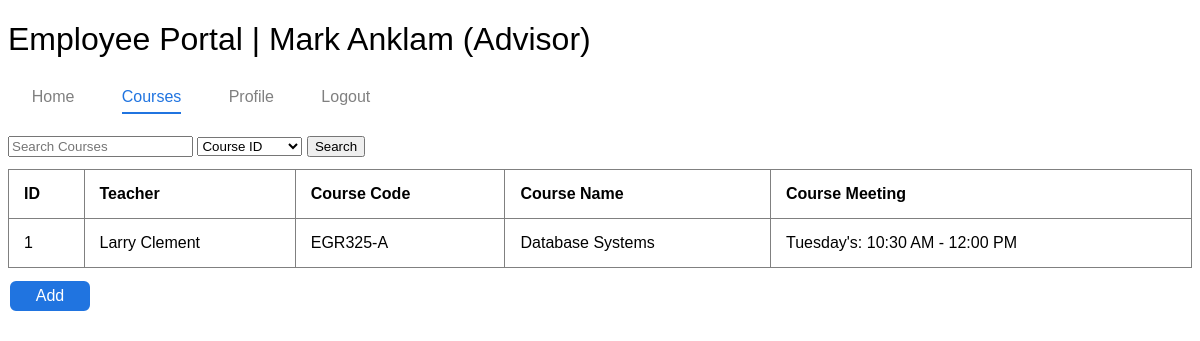
The page /courses/index.php (signed in) on the database its author committed.
### tables this page shows
CREATE TABLE IF NOT EXISTS
	Course
    (
		CourseID int NOT NULL AUTO_INCREMENT,
        CourseCode varchar(6) NOT NULL,
        CourseName varchar(50) NOT NULL,
        SectionID int NOT NULL,
        MeetingID int NOT NULL,
        CONSTRAINT Course_PK PRIMARY KEY (CourseID),
        CONSTRAINT MeetingID_FK FOREIGN KEY (MeetingID) REFERENCES Meeting(MeetingID)
    );

CREATE TABLE IF NOT EXISTS
	Employee
	(
		EmployeeID int NOT NULL AUTO_INCREMENT,
        EmployeeFirstName varchar(50) NOT NULL,
        EmployeeLastName varchar(50) NOT NULL,
        EmployeeUsername varchar(30) NOT NULL,
        EmployeePassword varchar(30) NOT NULL,
        EmployeeType int(1) NOT NULL,
        EmployeeDateAdded timestamp NOT NULL,
        CONSTRAINT Employee_PK PRIMARY KEY (EmployeeID),
        CONSTRAINT UC_Username UNIQUE (EmployeeUsername)
	);

CREATE TABLE IF NOT EXISTS
	Section
    (
		SectionID int NOT NULL AUTO_INCREMENT,
        SectionLetter char NOT NULL,
        TeacherID int NOT NULL,
        CONSTRAINT Section_PK PRIMARY KEY (SectionID),
        CONSTRAINT SectionTeacherID_FK FOREIGN KEY (TeacherID) REFERENCES Teacher(TeacherID)
    );

CREATE TABLE IF NOT EXISTS
	Meeting
    (
		MeetingID int NOT NULL AUTO_INCREMENT,
        MeetingStartTime time NOT NULL,
        MeetingEndTime time NOT NULL,
        MeetingDay varchar(8) NOT NULL,
        CONSTRAINT Meeting_PK PRIMARY KEY (MeetingID)
    );

### php/functions.php (the view, shortened to what this page needs)
    <?php
    function viewCourses($search=FALSE, $type="Course.CourseCode", $searchText="") {
        if ($_SESSION["type"] != 2) {
            $sql = "SELECT
                        Course.CourseID,
                        Course.CourseCode,
                        Course.CourseName,
                        Section.SectionID,
                        Section.SectionLetter,
                        Employee.EmployeeID,
                        Employee.EmployeeFirstName,
                        Employee.EmployeeLastName,
                        Meeting.MeetingID,
                        Meeting.MeetingStartTime,
                        Meeting.MeetingEndTime,
                        Meeting.MeetingDay
                    FROM
                        Course
					INNER JOIN
						Section
					ON
						Course.SectionID = Section.SectionID
					INNER JOIN
						Employee
					ON
						Section.TeacherID = Employee.EmployeeID
					INNER JOIN
						Meeting
					ON
						Course.MeetingID = Meeting.MeetingID
                    WHERE
                        $type LIKE '%$searchText%'
                    ORDER BY $type";
        }
        if (!($stmt = $GLOBALS['db']->prepare($sql))) {
            print "Prepare failed: (" . $GLOBALS['db']->errno . ")" . $GLOBALS['db']->error;
        }
        if (!$stmt->execute()){
            print "Execute failed: (" . $stmt->errno .")" . $stmt->error;
        }
        $result = $stmt->get_result();
?>
        <table>
            <tr>
                <th>ID</th>
<?php
        if ($_SESSION["type"] != 2) {
?>
                <th>Teacher</th>
<?php
        }
?>
                <th>Course Code</th>
                <th>Course Name</th>
                <th>Course Meeting</th>
            </tr>
<?php
        while ($row = $result->fetch_assoc()) {
?>
            <tr class="courseRow" data-href="../course/index.php?id=<?= $row["CourseID"] ?>&code=<?= $row["CourseCode"] ?>&name=<?= $row["CourseName"] ?>&meeting=<?= $row["MeetingID"] ?>&teacher=<?= $row["EmployeeID"] ?>&sectionID=<?= $row["SectionID"] ?>&sectionLetter=<?= $row["SectionLetter"] ?>" title="Edit Course (<?= $row["CourseCode"] . " " . $row["CourseName"] ?>)">
                <td><?= $row["CourseID"] ?></td>
<?php
            if ($_SESSION["type"] != 2) {
?>
                <td><?= $row["EmployeeFirstName"] . " " . $row["EmployeeLastName"] ?></td>
<?php
            }
?>
                <td><?= $row["CourseCode"] . "-" . $row["SectionLetter"] ?></td>
                <td><?= $row["CourseName"] ?></td>
                <td><?php print $row["MeetingDay"] . "'s: " . date_format(date_create($row["MeetingStartTime"]), 'h:i A') . " - " . date_format(date_create($row["MeetingEndTime"]), 'h:i A') ?></td>
            </tr>
<?php
        }
?>
        </table>
    <?php
    }
?>

### styles/style.css (style rules this page uses)
body { font-family: "Helvetica", "Verdana", "Arial", sans-serif; }
#content table { border-collapse: collapse; width: 100%; margin: 1% 0%; }
#content table, td, th { border: 1px solid #808080; text-align: left; }
#content th, td { padding: 15px; }
.studentRow, .courseRow { cursor: pointer; }

### rows shown on the page
course: CourseID "1", employee.EmployeeFirstName "Larry", employee.EmployeeLastName "Clement", CourseCode "EGR325", SectionID.SectionLetter "A", CourseName "Database Systems", MeetingID.MeetingDay "Tuesday", MeetingID.MeetingStartTime "10:30 AM", MeetingID.MeetingEndTime "12:00 PM"

### other values the page prints
$_SESSION["firstName"] "Mark"
$_SESSION["lastName"] "Anklam"
getEmployeeType() "Advisor"
